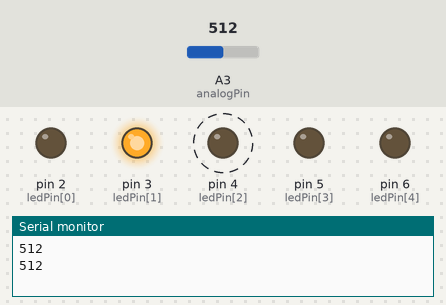
A sketch run on a simulated Arduino Uno, built with avr-gcc and run on an emulated ATmega328P. Shown: output pins drawn as LEDs (lit = HIGH), the last lines printed to the serial monitor. Dashed ring = blinking. The test bench sets the inputs (shaded band); at power-on: A3 (analogPin) = 512.

Above: at 5.9 s.
6.0 s: A3 (analogPin) set to 0
At 10.9 s:
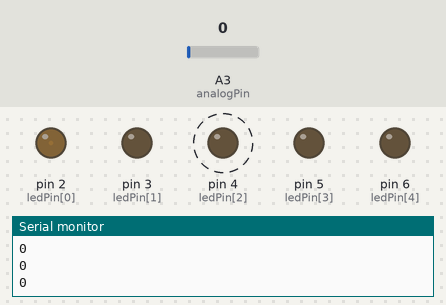
12.1 s: A3 (analogPin) set to 122
At 12.71 s:
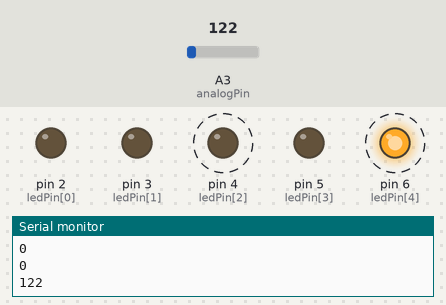
18.2 s: A3 (analogPin) set to 306
At 18.66 s:
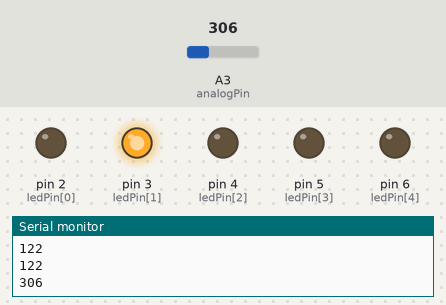
Timing chart, 0 to 30.3 s (numbered marks = the images above; inputs shaded):
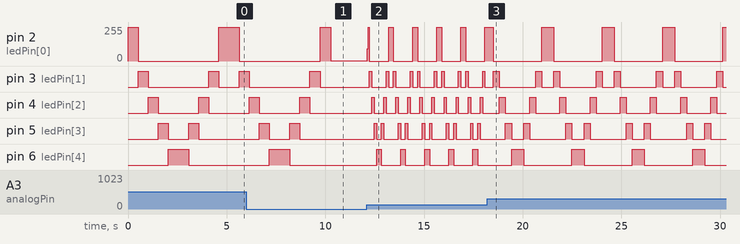

The sketch:

RunningLight_Nicholas_Osei.ino
```cpp
int ledPin[]={2,3,4,5,6};
int analogPin = A3;
int aantal=0;

void setup()
{
  pinMode(aantal,INPUT);
  digitalWrite(analogPin, HIGH);
  Serial.begin(9600);

  for (int i =0; i <5; i++)
  {
    pinMode(ledPin[i],OUTPUT);
  }
}

void loop()
{
  aantal = analogRead(analogPin);
  Serial.println(aantal);
  for(int i =0; i<5; i++)
  {
    digitalWrite(ledPin[i],HIGH);
    delay(aantal);
    digitalWrite(ledPin[i],LOW);
  }

  for(int i =4; i>=0; i--)
  {
    digitalWrite(ledPin[i],HIGH);
    delay(aantal);
    digitalWrite(ledPin[i],LOW);
  }
}
```

Measured:
- after the input at 6.0 s, pin 3 (ledPin[1]): goes on until 9.7 s, then stays LOW
- after the input at 12.1 s, pin 3 (ledPin[1]): LOW → HIGH after 0.13 s, then repeats every 1.2 s: LOW 0.73 s, HIGH 0.12 s, LOW 0.24 s, HIGH 0.12 s; pin 4 (ledPin[2]): alternates HIGH for 0.12 s and LOW for 0.49 s, starting after 0.25 s
- after the input at 18.2 s, pin 2 (ledPin[0]): alternates 255/255 for 0.61 s and 0/255 for 2.4 s, starting after 0.32 s; pin 4 (ledPin[2]): alternates HIGH for 0.31 s and LOW for 1.2 s, starting after 0.62 s; pin 6 (ledPin[4]): alternates HIGH for 0.61 s and LOW for 2.4 s, starting after 1.2 s
- by itself, pin 4 (ledPin[2]): alternates HIGH for 0.51 s and LOW for 2.0 s
- by itself, pin 5 (ledPin[3]): alternates HIGH for 0.51 s and LOW for 1.0 s, 4 changes in all, then stays LOW
